Frame 1 (no input): blank canvas, image omitted
Frame 60 (no input): blank canvas, image omitted
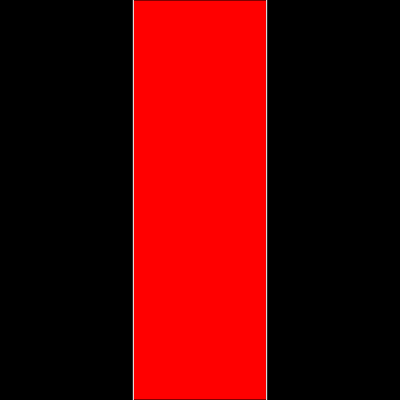
Frame 120 (the mouse pressed at the canvas centre since frame 60)

The p5.js sketch whose frames 1 and 60 were blank and that drew this single picture after the mouse press (run headless with seeded random() and noise() and a simulated clock; from frame 60 on, the mouse is pressed at the canvas centre):

// p5.js sketch
// ── sketch.js
// https://editor.p5js.org/jht9629-nyu/sketches/cSiOjrDQ4
// Wk#03 01 toggle wasHot

let drawRed = false;
let wasHot = false;

function setup() {
  createCanvas(400, 400);
}

function draw() {
  background(0);
  fill("red");
  let len = width / 3;
  
  let nowHit = mouseX > len && mouseX < len * 2
  if (nowHit) {
    if (! wasHot) {
      drawRed = !drawRed;
      wasHot = true;
    }
  } 
  wasHot = nowHit;
  // console.log('hasLeft', hasLeft);
  if (drawRed) {
    rect(len, 0, len, height);
  }

  push();
  stroke("white");
  line(width / 3, 0, width / 3, height);
  line((width * 2) / 3, 0, (width * 2) / 3, height);
  pop();
}

// } else if (mouseX >= width / 3 && mouseX < (width * 2) / 3) {
//   // rect(width / 3, 0, width / 3, height);
// } else if (mouseX > (width * 2) / 3 && mouseX < width) {
//   // rect((width * 2) / 3, 0, width / 3, height);
// }

// https://editor.p5js.org/jht9629-nyu/sketches/vuUio7brx
// Wk#03 01 hasLeft failed

// https://editor.p5js.org/jht9629-nyu/sketches/R2bB0SiWZ
// Wk#03 01 allowOnce
